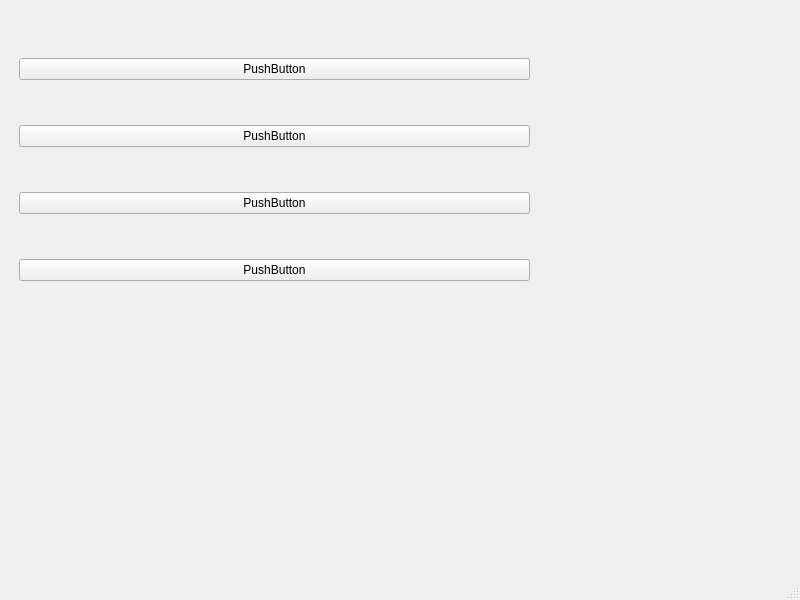
<?xml version="1.0" encoding="UTF-8"?>
<ui version="4.0">
 <class>MainWindow</class>
 <widget class="QMainWindow" name="MainWindow">
  <property name="geometry">
   <rect>
    <x>0</x>
    <y>0</y>
    <width>800</width>
    <height>600</height>
   </rect>
  </property>
  <property name="windowTitle">
   <string>MainWindow</string>
  </property>
  <widget class="QWidget" name="centralwidget">
   <widget class="QWidget" name="verticalLayoutWidget">
    <property name="geometry">
     <rect>
      <x>19</x>
      <y>19</y>
      <width>511</width>
      <height>301</height>
     </rect>
    </property>
    <layout class="QVBoxLayout" name="verticalLayout">
     <item>
      <widget class="QPushButton" name="pushButton">
       <property name="text">
        <string>PushButton</string>
       </property>
      </widget>
     </item>
     <item>
      <widget class="QPushButton" name="pushButton_2">
       <property name="text">
        <string>PushButton</string>
       </property>
      </widget>
     </item>
     <item>
      <widget class="QPushButton" name="pushButton_4">
       <property name="text">
        <string>PushButton</string>
       </property>
      </widget>
     </item>
     <item>
      <widget class="QPushButton" name="pushButton_3">
       <property name="text">
        <string>PushButton</string>
       </property>
      </widget>
     </item>
    </layout>
   </widget>
  </widget>
  <widget class="QMenuBar" name="menubar">
   <property name="geometry">
    <rect>
     <x>0</x>
     <y>0</y>
     <width>800</width>
     <height>23</height>
    </rect>
   </property>
  </widget>
  <widget class="QStatusBar" name="statusbar"/>
 </widget>
 <resources/>
 <connections/>
</ui>
